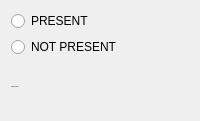
              <widget class="QFrame" name="frame_7">
               <property name="minimumSize">
                <size>
                 <width>0</width>
                 <height>121</height>
                </size>
               </property>
               <property name="maximumSize">
                <size>
                 <width>16777215</width>
                 <height>121</height>
                </size>
               </property>
               <layout class="QVBoxLayout" name="verticalLayout_15">
                <item>
                 <widget class="QRadioButton" name="class2fault_pres">
                  <property name="text">
                   <string>PRESENT</string>
                  </property>
                  <property name="checkable">
                   <bool>true</bool>
                  </property>
                  <attribute name="buttonGroup">
                   <string notr="true">buttonGroup_21</string>
                  </attribute>
                 </widget>
                </item>
                <item>
                 <widget class="QRadioButton" name="class2fault_npres">
                  <property name="text">
                   <string>NOT PRESENT</string>
                  </property>
                  <property name="checkable">
                   <bool>true</bool>
                  </property>
                  <attribute name="buttonGroup">
                   <string notr="true">buttonGroup_21</string>
                  </attribute>
                 </widget>
                </item>
                <item>
                 <widget class="QLabel" name="label_48">
                  <property name="font">
                   <font>
                    <family>Inter</family>
                    <pointsize>-1</pointsize>
                    <weight>75</weight>
                    <bold>true</bold>
                   </font>
                  </property>
                  <property name="text">
                   <string>CLASS 2 FAULT</string>
                  </property>
                 </widget>
                </item>
               </layout>
              </widget>
